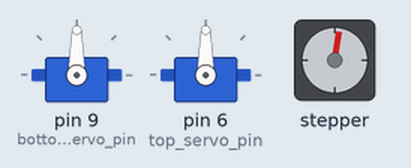
Bench run of a sketch on a simulated Arduino Uno, built with avr-gcc and run on an emulated ATmega328P. Shown: 2 × servo, stepper motor. Stepper angles assume 200 steps per turn.

Above: at 0.05 s.
At 0.15 s:
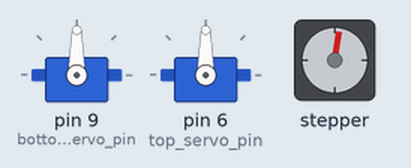
At 0.3 s:
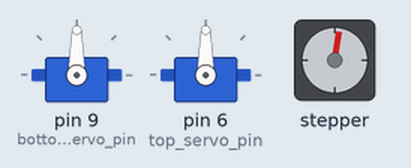
At 0.6 s:
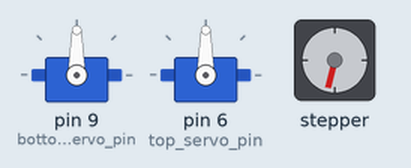
At 1.3 s:
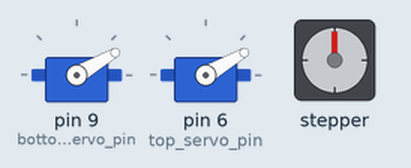
At 2.6 s:
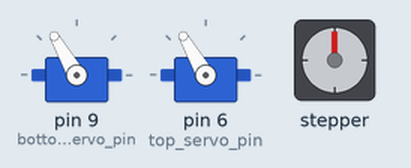
Timing chart, 0 to 6.0 s (numbered marks = the images above):
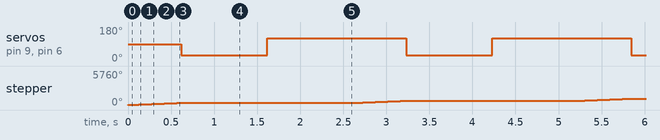

The sketch:

Servo.ino
```cpp
#include <Stepper.h>
#include <Servo.h>


Servo bottom_servo; //Main Servo at the bottom of the mechanical arm. Model: BMS 410-C from Conrad Electronics.
Servo top_servo;    //Secondary Servo on top of the mechanical arm. Model: 9g Standard Servo for Arduino.
Stepper stepper(200, 10,11,12,13);  //A stepper Motor we found in the storage room. It's bipolar, thats all we know.

int stepper_1 = 13, stepper_2 = 12, stepper_3 = 11, stepper_4 = 10;
int bottom_servo_pin = 9;
int top_servo_pin = 6;

int coordinates[64][3] = {
                          {0,0,0},
                          {0,0,0},
                          {0,0,0},
                          {0,0,0},
                          {0,0,0},
                          {0,0,0},
                          {0,0,0},
                          {0,0,0},
                          {0,0,0},
                          {0,0,0},
                          {0,0,0},
                          {0,0,0},
                          {0,0,0},
                          {0,0,0},
                          {0,0,0},
                          {0,0,0},
                          {0,0,0},
                          {0,0,0},
                          {0,0,0},
                          {0,0,0},
                          {0,0,0},
                          {0,0,0},
                          {0,0,0},
                          {0,0,0},
                          {0,0,0},
                          {0,0,0},
                          {0,0,0},
                          {0,0,0},
                          {0,0,0},
                          {0,0,0},
                          {0,0,0},
                          {0,0,0},
                          {0,0,0},
                          {0,0,0},
                          {0,0,0},
                          {0,0,0},
                          {0,0,0},
                          {0,0,0},
                          {0,0,0},
                          {0,0,0},
                          {0,0,0},
                          {0,0,0},
                          {0,0,0},
                          {0,0,0},
                          {0,0,0},
                          {0,0,0},
                          {0,0,0},
                          {0,0,0},
                          {0,0,0},
                          {0,0,0},
                          {0,0,0},
                          {0,0,0},
                          {0,0,0},
                          {0,0,0},
                          {0,0,0},
                          {0,0,0},
                          {0,0,0},
                          {0,0,0},
                          {0,0,0},
                          {0,0,0},
                          {0,0,0},
                          {0,0,0},
                          {0,0,0},
                          {0,0,0},
                      };
void setup(){
  pinMode(stepper_1, OUTPUT);
  pinMode(stepper_2, OUTPUT);
  pinMode(stepper_3, OUTPUT);
  pinMode(stepper_4, OUTPUT);

  stepper.setSpeed(100);

  bottom_servo.attach(bottom_servo_pin);
  top_servo.attach(top_servo_pin);
}

void loop(){

   /* Tests if servos are working */
   stepper.step(200);
   delay(10);

   bottom_servo.write(30);
   top_servo.write(30);
   delay(1000);
   bottom_servo.write(120);
   top_servo.write(120);
   delay(1000);
}
```

Measured:
- by itself, servo on pin 9 (bottom_servo_pin), servo on pin 6 (top_servo_pin): alternates 120° for 1.6 s and 30° for 1.0 s
- by itself, stepper: turns 360° clockwise in 0.60 s, repeating every 2.6 s
